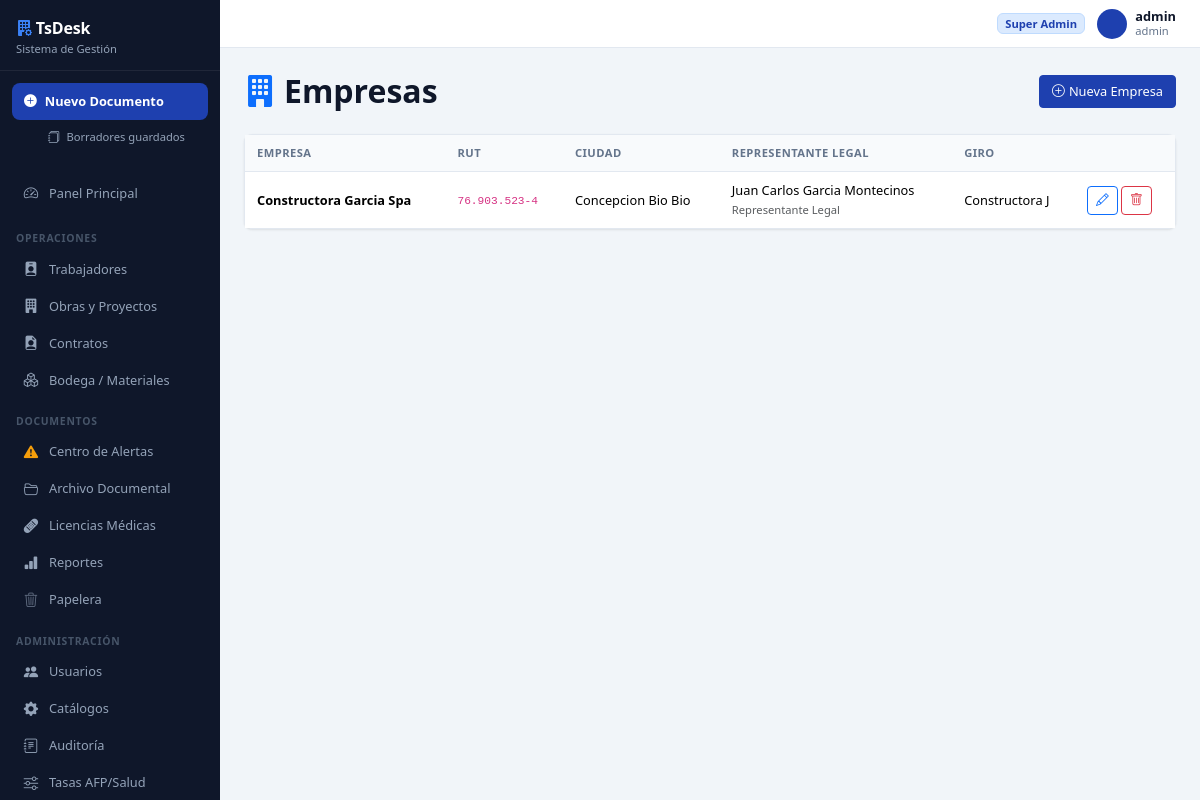
Screenshot of /empresas/ (signed in) with the database file from the repository.
### core/models.py (models this page shows, shortened)
class ConfigEmpresa(models.Model):
    nombre = models.CharField(max_length=200)
    rut_empresa = models.CharField(max_length=20)
    giro = models.CharField(max_length=100, blank=True, default='Constructora')
    direccion = models.CharField(max_length=200)
    ciudad = models.CharField(max_length=100)
    correo_electronico = models.EmailField(max_length=150, blank=True)
    nombre_representante = models.CharField(max_length=150)
    rut_representante = models.CharField(max_length=20)
    cargo_representante = models.CharField(max_length=100, blank=True, default='Representante Legal')
    activo = models.BooleanField(default=True)
    creado_el = models.DateTimeField(default=timezone.now)
    class Meta:
        verbose_name = 'Empresa'
        verbose_name_plural = 'Empresas'
        ordering = ['nombre']

### core/views/documentos_generados.py (the view)
# urls.py: path('empresas/', views.empresa_list, name='empresa_list'),
@login_required
def empresa_list(request):
    empresas = ConfigEmpresa.objects.filter(activo=True)
    form = ConfigEmpresaForm()
    if request.method == 'POST':
        form = ConfigEmpresaForm(request.POST)
        if form.is_valid():
            form.save()
            messages.success(request, 'Empresa creada exitosamente.')
            return redirect('empresa_list')
    return render(request, 'documentos_generados/empresa_list.html', {'empresas': empresas, 'form': form})

### templates/documentos_generados/empresa_list.html (shortened to what this page needs)
{% extends 'base.html' %}
{% block content %}
<div class="d-flex justify-content-between align-items-center mb-4">
  <h2 class="fw-bold mb-0"><i class="bi bi-building-fill text-primary me-2"></i>Empresas</h2>
  <button class="btn btn-primary" data-bs-toggle="modal" data-bs-target="#modalNuevaEmpresa">
    <i class="bi bi-plus-circle me-1"></i>Nueva Empresa
  </button>
</div>
<div class="card border-0 shadow-sm">
  <div class="table-responsive">
    <table class="table table-hover align-middle mb-0">
      <thead class="table-dark">
        <tr><th>Empresa</th><th>RUT</th><th>Ciudad</th><th>Representante Legal</th><th>Giro</th><th></th></tr>
      </thead>
      <tbody>
        {% for e in empresas %}
        <tr>
          <td class="fw-semibold">{{ e.nombre }}</td>
          <td><code>{{ e.rut_empresa }}</code></td>
          <td>{{ e.ciudad }}</td>
          <td>{{ e.nombre_representante }}<br><small class="text-muted">{{ e.cargo_representante }}</small></td>
          <td>{{ e.giro }}</td>
          <td>
            <a href="{% url 'empresa_edit' e.pk %}" class="btn btn-sm btn-outline-primary"><i class="bi bi-pencil"></i></a>
            <form method="post" action="{% url 'empresa_delete' e.pk %}" class="d-inline" onsubmit="return confirm('¿Eliminar empresa?')">
              {% csrf_token %}<button class="btn btn-sm btn-outline-danger"><i class="bi bi-trash"></i></button>
            </form>
          </td>
        </tr>
        {% empty %}
        <tr><td colspan="6" class="text-center text-muted py-5"><i class="bi bi-building fs-2 d-block mb-2"></i>No hay empresas registradas. Cree la primera.</td></tr>
        {% endfor %}
      </tbody>
    </table>
  </div>
</div>
{% endblock %}

### templates/base.html (shortened to what this page needs)
<!DOCTYPE html>
<html lang="es">
<head>
  <link href="https://cdn.jsdelivr.net/npm/bootstrap@5.3.3/dist/css/bootstrap.min.css" rel="stylesheet">
  <link href="https://cdn.jsdelivr.net/npm/bootstrap-icons@1.11.3/font/bootstrap-icons.css" rel="stylesheet">
  <link rel="stylesheet" href="/static/css/custom-theme.css">
</head>
<body>
{% if user.is_authenticated %}
<div id="layoutWrapper">
  <nav id="sidebarMenu">
    <div class="sidebar-logo">
      <div class="brand-name"><i class="bi bi-building-fill-gear me-1" style="color:#3b82f6"></i>TsDesk</div>
      <div class="brand-sub">Sistema de Gestión</div>
    </div>
    <div class="sidebar-primary-action">
      <a href="{% url 'doc_generado_create' %}"
         class="btn-new-doc {% if request.resolver_match.url_name == 'doc_generado_create' %}active{% endif %}">
        <i class="bi bi-plus-circle-fill"></i>Nuevo Documento
      </a>
      <a href="{% url 'doc_generado_borradores' %}"
         class="sidebar-sub-link mt-1 {% if request.resolver_match.url_name == 'doc_generado_borradores' %}active{% endif %}">
        <i class="bi bi-journals" style="font-size:.75rem"></i>Borradores guardados
      </a>
    </div>
    <ul class="sidebar-nav" style="padding-bottom:.25rem">
      <li>
        <a href="{% url 'dashboard' %}"
           class="{% if request.resolver_match.url_name == 'dashboard' %}active{% endif %}">
          <i class="bi bi-speedometer2 nav-icon"></i>Panel Principal
        </a>
      </li>
    </ul>
    <div class="sidebar-section">
      <span class="sidebar-section-label">Operaciones</span>
    </div>
    <ul class="sidebar-nav">
      <li>
        <a href="{% url 'trabajadores_list' %}"
           class="{% if 'trabajadores' in request.resolver_match.url_name %}active{% endif %}">
          <i class="bi bi-person-badge-fill nav-icon"></i>Trabajadores
        </a>
      </li>
      <li>
        <a href="{% url 'obras_list' %}"
           class="{% if 'obras' in request.resolver_match.url_name or request.resolver_match.url_name == 'obra_detail' or request.resolver_match.url_name == 'obra_ingreso_rapido' %}active{% endif %}">
          <i class="bi bi-building-fill nav-icon"></i>Obras y Proyectos
        </a>
      </li>
      <li>
        <a href="{% url 'contratos_list' %}"
           class="{% if 'contrato' in request.resolver_match.url_name and 'doc' not in request.resolver_match.url_name and 'obra' not in request.resolver_match.url_name %}active{% endif %}">
          <i class="bi bi-file-earmark-person-fill nav-icon"></i>Contratos
        </a>
      </li>
      <li>
        <a href="{% url 'bodega_index' %}"
           class="{% if 'bodega' in request.resolver_match.url_name %}active{% endif %}">
          <i class="bi bi-boxes nav-icon"></i>Bodega / Materiales
        </a>
      </li>
    </ul>
    <div class="sidebar-section">
      <span class="sidebar-section-label">Documentos</span>
    </div>
    <ul class="sidebar-nav">
      <li>
        <a href="{% url 'documentos_pendientes' %}"
           class="{% if request.resolver_match.url_name == 'documentos_pendientes' %}active{% endif %}">
          <i class="bi bi-exclamation-triangle-fill nav-icon" style="color:#f59e0b"></i>Centro de Alertas
        </a>
      </li>
      <li>
        <a href="{% url 'documentos_central' %}"
           class="{% if request.resolver_match.url_name == 'documentos_central' %}active{% endif %}">
          <i class="bi bi-folder2-open nav-icon"></i>Archivo Documental
        </a>
      </li>
      <li>
        <a href="{% url 'licencia_list' %}"
           class="{% if 'licencia' in request.resolver_match.url_name %}active{% endif %}">
          <i class="bi bi-bandaid-fill nav-icon"></i>Licencias Médicas
        </a>
      </li>
      <li>
        <a href="{% url 'reportes_consolidados' %}"
           class="{% if request.resolver_match.url_name == 'reportes_consolidados' %}active{% endif %}">
          <i class="bi bi-bar-chart-fill nav-icon"></i>Reportes
        </a>
      </li>
      <li>
        <a href="{% url 'papelera_documentos' %}"
           class="{% if request.resolver_match.url_name == 'papelera_documentos' %}active{% endif %}">
          <i class="bi bi-trash3 nav-icon" style="opacity:.6"></i>Papelera
        </a>
      </li>
    </ul>
    {% if user.is_superuser %}
    <div class="sidebar-section">
      <span class="sidebar-section-label">Administración</span>
    </div>
    <ul class="sidebar-nav">
      <li>
        <a href="{% url 'admin_usuarios' %}"
           class="{% if request.resolver_match.url_name == 'admin_usuarios' %}active{% endif %}">
          <i class="bi bi-people-fill nav-icon"></i>Usuarios
        </a>
      </li>
      <li>
        <a href="{% url 'admin_catalogos' %}"
           class="{% if request.resolver_match.url_name == 'admin_catalogos' %}active{% endif %}">
          <i class="bi bi-gear-fill nav-icon"></i>Catálogos
        </a>
      </li>
      <li>
        <a href="{% url 'admin_auditoria' %}"
           class="{% if request.resolver_match.url_name == 'admin_auditoria' %}active{% endif %}">
          <i class="bi bi-journal-text nav-icon"></i>Auditoría
        </a>
      </li>
      <li>
        <a href="{% url 'config_remuneraciones_list' %}"
           class="{% if 'config_remuneraciones' in request.resolver_match.url_name %}active{% endif %}">
          <i class="bi bi-sliders nav-icon"></i>Tasas AFP/Salud
        </a>
      </li>
    </ul>
    {% endif %}
  </nav>
  <div id="mainContent">
    <div id="topbar">
      <div class="topbar-user">
        {% if user.is_superuser %}
          <span class="badge badge-pendiente" style="font-size:var(--text-xs)">Super Admin</span>
        {% else %}
          <span class="badge badge-vigente" style="font-size:var(--text-xs)">Secretaria</span>
        {% endif %}
        <a href="{% url 'perfil_editar' %}" class="text-decoration-none d-flex align-items-center gap-2" title="Mi perfil">
          <div style="width:30px;height:30px;border-radius:50%;background:var(--c-primary);color:#fff;display:flex;align-items:center;justify-content:center;font-size:.72rem;font-weight:700;flex-shrink:0">
          </div>
          <div style="line-height:1.2">
            <div style="font-size:var(--text-sm);font-weight:600;color:var(--c-text)">{{ user.get_full_name|default:user.username }}</div>
            <div style="font-size:var(--text-xs);color:var(--c-muted)">{{ user.username }}</div>
          </div>
        </a>
      </div>
    </div>
    <div id="pageContent">
      {% block content %}{% endblock %}
    </div>
  </div>
</div>
{% else %}
{% block content_auth %}{% endblock %}
{% endif %}
</body>
</html>

### rows the page displays
ConfigEmpresa: nombre "Constructora Garcia Spa", rut_empresa "76.903.523-4", ciudad "Concepcion Bio Bio", nombre_representante "Juan Carlos Garcia Montecinos", cargo_representante "Representante Legal", giro "Constructora J"

### other values shown
{{ user.get_full_name|default:user.username }} "admin"
{{ user.username }} "admin"
